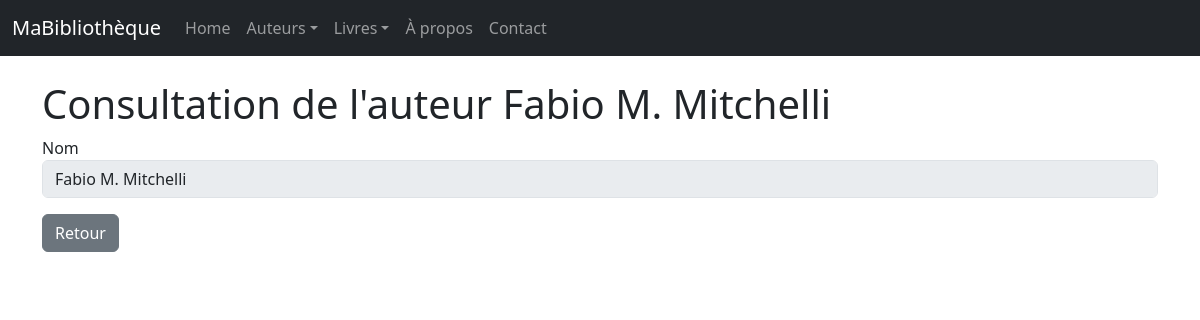
Before: /auteurs/1/view/ with the older database file.
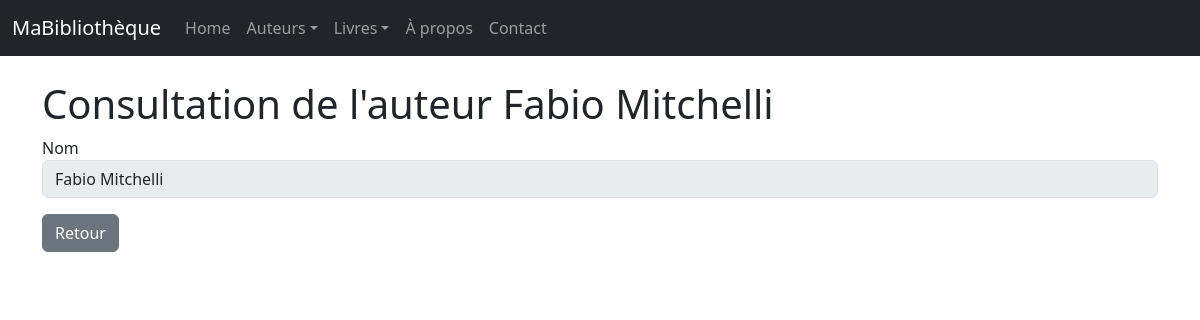
After: the same page with the newer database file.
### monApp/models.py (models this page shows, shortened)
class Auteur(db.Model):
    idA = db.Column( db.Integer, primary_key=True)
    Nom = db.Column( db.String(100))

### monApp/views.py (the view)
@app.route('/auteurs/<idA>/view/')
def viewAuteur(idA):
    unAuteur = Auteur.query.get(idA)
    unForm = FormAuteur (idA=unAuteur.idA , Nom=unAuteur.Nom)
    return render_template("auteur_view.html",selectedAuteur=unAuteur, viewForm=unForm)

### monApp/forms.py
class FormAuteur(FlaskForm):
    idA = HiddenField('idA')
    Nom = StringField('Nom', validators=[DataRequired()])

### monApp/templates/auteur_view.html (shortened to what this page needs)
{% extends "base.html" %}
{% block main %}
<h1 >Consultation de l'auteur {{ selectedAuteur.Nom }}</h1>
<form role="form" method="POST" action="">
    <div class="form-group mb-3">
        {{ viewForm.Nom.label }}
        {{ viewForm.Nom(size=50, disabled=True, class_="form-control") }}
    </div>
    <a href="{{ url_for('getAuteurs') }}" class="btn btn-secondary">Retour</a>
</form >
{% endblock %}

Changed rows visible on the page:
changed Auteur: Nom "Fabio M. Mitchelli" → "Fabio Mitchelli"
